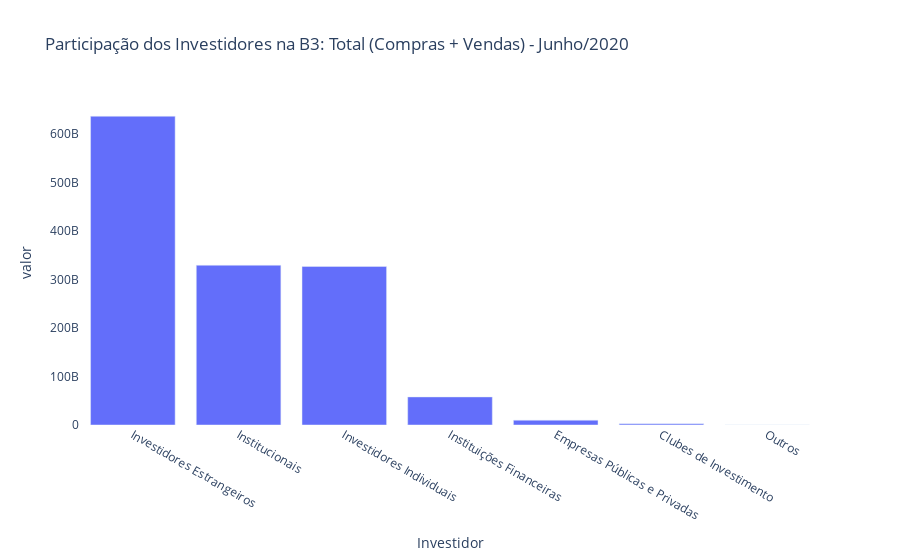

The notebook cell this image was saved under:
### Code cell
valores_investimentos = valores_investimentos.sort_values('valor', ascending=False)
valor_total = valores_investimentos[valores_investimentos.tipo_operacao == 'total']
fig = px.bar(valor_total, x='tipo_investidor', 
        y='valor', 
        hover_data=['percent', 'valor'],
        labels={'tipo_investidor':'Investidor'},
        title="Participação dos Investidores na B3: Total (Compras + Vendas) - Junho/2020")

fig.update_layout(plot_bgcolor='white')

#imagem estática para post no git
#fig.show('svg')

#imagem dinâmica
fig.show()

### Figure 1 — Plotly figure (JSON) as saved in the notebook; plotly's stock layout.template omitted (floating-point values rounded to 4 significant figures)
{"data": [{"alignmentgroup": "True", "customdata": [[0.4669, 636994420431], [0.2416, 329618738256], [0.2398, 327099965760], [0.0425, 57938567239], [0.0073, 9935822093], [0.0018, 2419115623], [0.0001, 195090592]], "hovertemplate": "Investidor=%{x}<br>valor=%{customdata[1]}<br>percent=%{customdata[0]}<extra></extra>", "legendgroup": "", "marker": {"color": "#636efa"}, "name": "", "offsetgroup": "", "orientation": "v", "showlegend": false, "textposition": "auto", "type": "bar", "x": ["Investidores Estrangeiros", "Institucionais", "Investidores Individuais", "Instituições Financeiras", "Empresas Públicas e Privadas", "Clubes de Investimento", "Outros"], "xaxis": "x", "y": [636994420431, 329618738256, 327099965760, 57938567239, 9935822093, 2419115623, 195090592], "yaxis": "y"}], "layout": {"barmode": "relative", "legend": {"tracegroupgap": 0}, "plot_bgcolor": "white", "title": {"text": "Participação dos Investidores na B3: Total (Compras + Vendas) - Junho/2020"}, "xaxis": {"anchor": "y", "domain": [0, 1], "title": {"text": "Investidor"}}, "yaxis": {"anchor": "x", "domain": [0, 1], "title": {"text": "valor"}}}}
